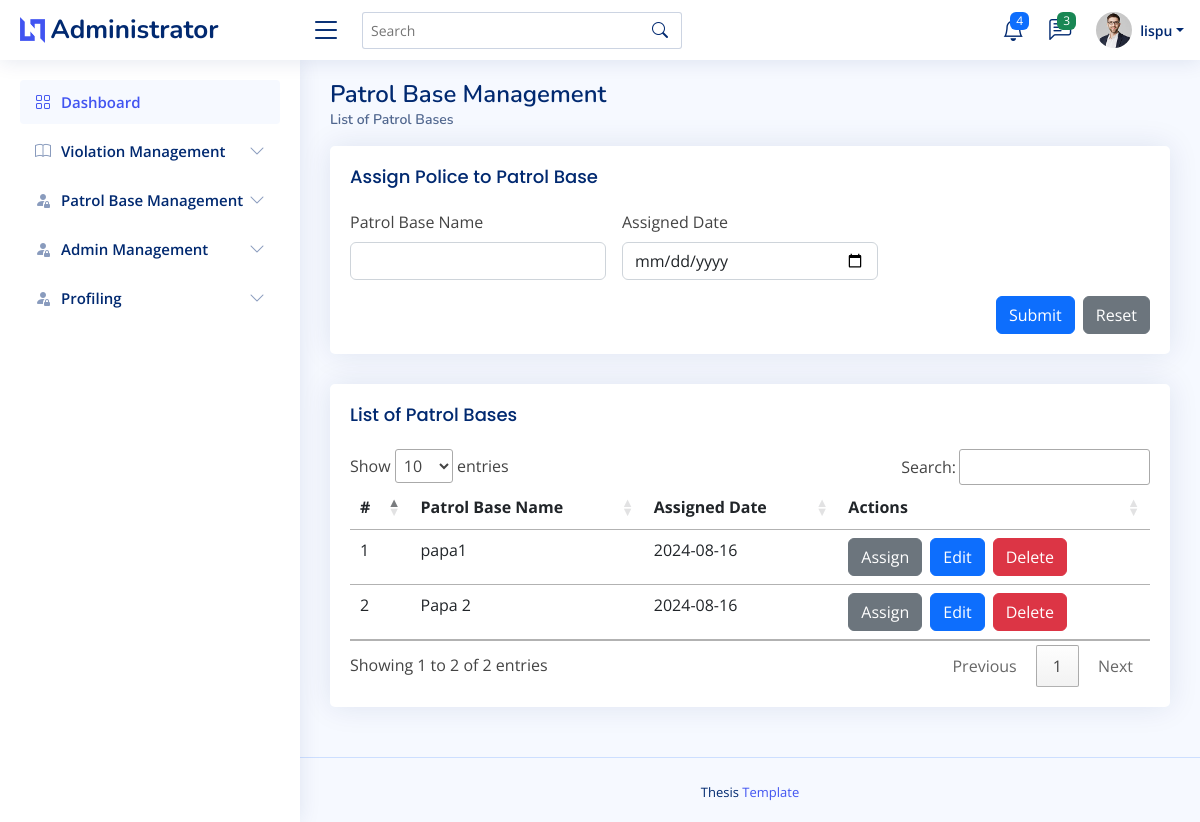
Screenshot of /admin/encode_patrolbase.php (signed in) with the database file from the repository.
### tables this page shows
CREATE TABLE `patrol_base_tbl`  (
  `patrol_id` int NOT NULL AUTO_INCREMENT,
  `patrol_basename` varchar(255) NULL DEFAULT NULL,
  `assigned_date` date NULL DEFAULT current_timestamp,
  PRIMARY KEY (`patrol_id`) USING BTREE
);

### admin/encode_patrolbase.php (the view, shortened to what this page needs)
<?php
    include("admin_header.php");
?>
<body>
    <?php
        include("admin_topnav.php");
        include("admin_sidenav.php");
    ?>
    <main id="main" class="main">
        <div class="pagetitle">
            <h1>Patrol Base Management</h1>
            <nav>
                <ol class="breadcrumb">
                    <li class="breadcrumb-item active">List of Patrol Bases</li>
                </ol>
            </nav>
        </div>
        <section class="section">
            <div class="row">
                <div class="col-lg-12">
                    <div class="card">
                        <div class="card-body">
                            <h5 class="card-title">Assign Police to Patrol Base</h5>
                            <form class="row g-3" action="process/patrol_base_registration.php" method="POST">
                                <div class="col-md-4">
                                    <label for="patrol_base_name" class="form-label">Patrol Base Name</label>
                                    <input type="text" class="form-control" id="patrol_base_name" name="patrol_base_name" required>
                                </div>
                                <div class="col-md-4">
                                    <label for="assigned_date" class="form-label">Assigned Date</label>
                                    <input type="date" class="form-control" id="assigned_date" name="assigned_date" required>
                                </div>
                                <div class="col-12 d-flex justify-content-end">
                                    <button type="submit" class="btn btn-primary me-2">Submit</button>
                                    <button type="reset" class="btn btn-secondary">Reset</button>
                                </div>
                            </form>
                        </div>
                    </div>
                </div>
                <div class="col-lg-12">
                    <div class="card">
                        <div class="card-body">
                            <h5 class="card-title">List of Patrol Bases</h5>
                            <table class="table table-hover" id="patrol_base_datatable">
                                <thead>
                                    <tr>
                                        <th scope="col">#</th>
                                        <th scope="col">Patrol Base Name</th>
                                        <th scope="col">Assigned Date</th>
                                        <th scope="col">Actions</th>
                                    </tr>
                                </thead>
                                <tbody>
                                    <?php
                                        $stmt = $connection->prepare("SELECT * FROM patrol_base_tbl");
                                        $stmt->execute();
                                        $result = $stmt->get_result();
                                        $count = 1;
                                        while($row = $result->fetch_assoc()) {
                                            echo "<tr>";
                                            echo "<td>".$count."</td>";
                                            echo "<td>".$row['patrol_basename']."</td>";
                                            echo "<td>".$row['assigned_date']."</td>";
                                            echo "<td class='d-flex'>";
                                            echo "<a class='btn btn-secondary me-2' href='assign_police_patrol_page.php?patrol_id=" . htmlspecialchars($row['patrol_id']) . "'>Assign</a>";
                                            echo "<button class='btn btn-primary me-2' data-toggle='modal' data-target='#editModal" . $row['patrol_id'] . "'>Edit</button>";
                                            echo "<button class='btn btn-danger' data-toggle='modal' data-target='#deleteModal" . $row['patrol_id'] . "'>Delete</button>";
                                            echo "</td>";
                                            echo "</tr>";
                                            $count++;
                                        }
                                    ?>
                                </tbody>
                            </table>
                        </div>
                    </div>
                </div>
            </div>
        </section>
    </main>
    <?php
        include("admin_footer.php");
    ?>
</body>
</html>

### assets/css/style.css (style rules this page uses)
:root { scroll-behavior: smooth; }
body { font-family: "Open Sans", sans-serif; background: #f6f9ff; color: #444444; }
a { color: #4154f1; text-decoration: none; }
h1, h2, h3, h4, h5, h6 { font-family: "Nunito", sans-serif; }
#main { margin-top: 60px; padding: 20px 30px; transition: all 0.3s; }
.pagetitle { margin-bottom: 10px; }
.pagetitle h1 { font-size: 24px; margin-bottom: 0; font-weight: 600; color: #012970; }
.card { margin-bottom: 30px; border: none; border-radius: 5px; box-shadow: 0px 0 30px rgba(1, 41, 112, 0.1); }
.card-title { padding: 20px 0 15px 0; font-size: 18px; font-weight: 500; color: #012970; font-family: "Poppins", sans-serif; }
.card-body { padding: 0 20px 20px 20px; }
.breadcrumb { font-size: 14px; font-family: "Nunito", sans-serif; color: #899bbd; font-weight: 600; }
.breadcrumb .breadcrumb-item::before { color: #899bbd; }
.breadcrumb .active { color: #51678f; font-weight: 600; }
@media (min-width: 1200px) { #main, #footer { margin-left: 300px; } }

### rows the page displays
patrol_base_tbl: patrol_basename "papa1", assigned_date "2024-08-16"
patrol_base_tbl: patrol_basename "Papa 2", assigned_date "2024-08-16"

### other values shown
$_SESSION['username'] "lispu"
